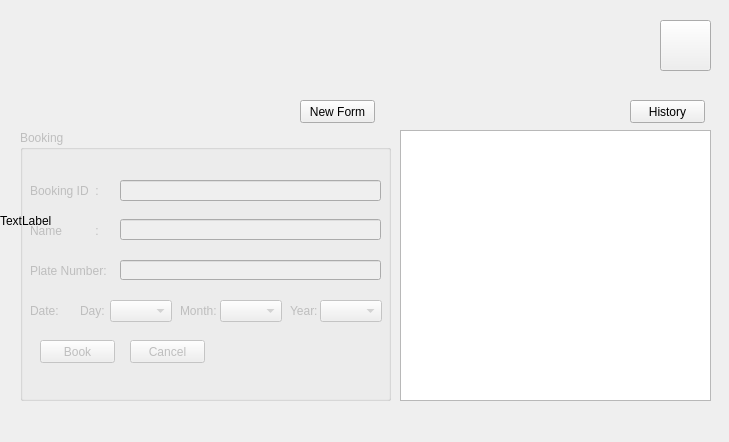
<?xml version="1.0" encoding="UTF-8"?>
<ui version="4.0">
 <class>BOOKING</class>
 <widget class="QDialog" name="BOOKING">
  <property name="geometry">
   <rect>
    <x>0</x>
    <y>0</y>
    <width>729</width>
    <height>442</height>
   </rect>
  </property>
  <property name="windowTitle">
   <string>Dialog</string>
  </property>
  <widget class="QLabel" name="customerbackgroud">
   <property name="geometry">
    <rect>
     <x>0</x>
     <y>0</y>
     <width>731</width>
     <height>441</height>
    </rect>
   </property>
   <property name="text">
    <string>TextLabel</string>
   </property>
  </widget>
  <widget class="QGroupBox" name="groupBox">
   <property name="enabled">
    <bool>false</bool>
   </property>
   <property name="geometry">
    <rect>
     <x>20</x>
     <y>130</y>
     <width>371</width>
     <height>271</height>
    </rect>
   </property>
   <property name="title">
    <string>Booking</string>
   </property>
   <widget class="QLineEdit" name="lineEdit_booking_id">
    <property name="geometry">
     <rect>
      <x>100</x>
      <y>50</y>
      <width>261</width>
      <height>21</height>
     </rect>
    </property>
   </widget>
   <widget class="QLabel" name="label">
    <property name="geometry">
     <rect>
      <x>10</x>
      <y>50</y>
      <width>91</width>
      <height>21</height>
     </rect>
    </property>
    <property name="text">
     <string>Booking ID  :</string>
    </property>
   </widget>
   <widget class="QLabel" name="label_2">
    <property name="geometry">
     <rect>
      <x>10</x>
      <y>90</y>
      <width>91</width>
      <height>21</height>
     </rect>
    </property>
    <property name="text">
     <string>Name          :</string>
    </property>
   </widget>
   <widget class="QLineEdit" name="lineEdit_customer_name">
    <property name="geometry">
     <rect>
      <x>100</x>
      <y>89</y>
      <width>261</width>
      <height>21</height>
     </rect>
    </property>
   </widget>
   <widget class="QLabel" name="label_3">
    <property name="geometry">
     <rect>
      <x>10</x>
      <y>130</y>
      <width>91</width>
      <height>21</height>
     </rect>
    </property>
    <property name="text">
     <string>Plate Number:</string>
    </property>
   </widget>
   <widget class="QLineEdit" name="lineEditplate">
    <property name="geometry">
     <rect>
      <x>100</x>
      <y>130</y>
      <width>261</width>
      <height>20</height>
     </rect>
    </property>
   </widget>
   <widget class="QLabel" name="label_4">
    <property name="geometry">
     <rect>
      <x>10</x>
      <y>170</y>
      <width>51</width>
      <height>21</height>
     </rect>
    </property>
    <property name="text">
     <string>Date:</string>
    </property>
   </widget>
   <widget class="QLabel" name="label_5">
    <property name="geometry">
     <rect>
      <x>60</x>
      <y>170</y>
      <width>47</width>
      <height>21</height>
     </rect>
    </property>
    <property name="text">
     <string>Day:</string>
    </property>
   </widget>
   <widget class="QLabel" name="label_6">
    <property name="geometry">
     <rect>
      <x>160</x>
      <y>170</y>
      <width>47</width>
      <height>21</height>
     </rect>
    </property>
    <property name="text">
     <string>Month:</string>
    </property>
   </widget>
   <widget class="QLabel" name="label_7">
    <property name="geometry">
     <rect>
      <x>270</x>
      <y>170</y>
      <width>47</width>
      <height>21</height>
     </rect>
    </property>
    <property name="text">
     <string>Year: </string>
    </property>
   </widget>
   <widget class="QPushButton" name="pushButtonbooking">
    <property name="geometry">
     <rect>
      <x>20</x>
      <y>210</y>
      <width>75</width>
      <height>23</height>
     </rect>
    </property>
    <property name="text">
     <string>Book</string>
    </property>
   </widget>
   <widget class="QPushButton" name="pushButtoncancel">
    <property name="geometry">
     <rect>
      <x>110</x>
      <y>210</y>
      <width>75</width>
      <height>23</height>
     </rect>
    </property>
    <property name="text">
     <string>Cancel</string>
    </property>
   </widget>
   <widget class="QComboBox" name="comboBoxDay">
    <property name="geometry">
     <rect>
      <x>90</x>
      <y>170</y>
      <width>62</width>
      <height>22</height>
     </rect>
    </property>
   </widget>
   <widget class="QComboBox" name="comboBoxMonth">
    <property name="geometry">
     <rect>
      <x>200</x>
      <y>170</y>
      <width>62</width>
      <height>22</height>
     </rect>
    </property>
   </widget>
   <widget class="QComboBox" name="comboBoxYear">
    <property name="geometry">
     <rect>
      <x>300</x>
      <y>170</y>
      <width>62</width>
      <height>22</height>
     </rect>
    </property>
   </widget>
  </widget>
  <widget class="QPushButton" name="pushButton__newform">
   <property name="geometry">
    <rect>
     <x>300</x>
     <y>100</y>
     <width>75</width>
     <height>23</height>
    </rect>
   </property>
   <property name="text">
    <string>New Form</string>
   </property>
  </widget>
  <widget class="QPushButton" name="pushButton_logout">
   <property name="geometry">
    <rect>
     <x>660</x>
     <y>20</y>
     <width>51</width>
     <height>51</height>
    </rect>
   </property>
   <property name="text">
    <string/>
   </property>
   <property name="icon">
    <iconset>
     <normaloff>Pic/logout.png</normaloff>Pic/logout.png</iconset>
   </property>
   <property name="iconSize">
    <size>
     <width>40</width>
     <height>40</height>
    </size>
   </property>
  </widget>
  <widget class="QPushButton" name="pushButton">
   <property name="geometry">
    <rect>
     <x>630</x>
     <y>100</y>
     <width>75</width>
     <height>23</height>
    </rect>
   </property>
   <property name="text">
    <string>History</string>
   </property>
  </widget>
  <widget class="QTableView" name="tableView">
   <property name="geometry">
    <rect>
     <x>400</x>
     <y>130</y>
     <width>311</width>
     <height>271</height>
    </rect>
   </property>
  </widget>
 </widget>
 <resources/>
 <connections/>
</ui>
